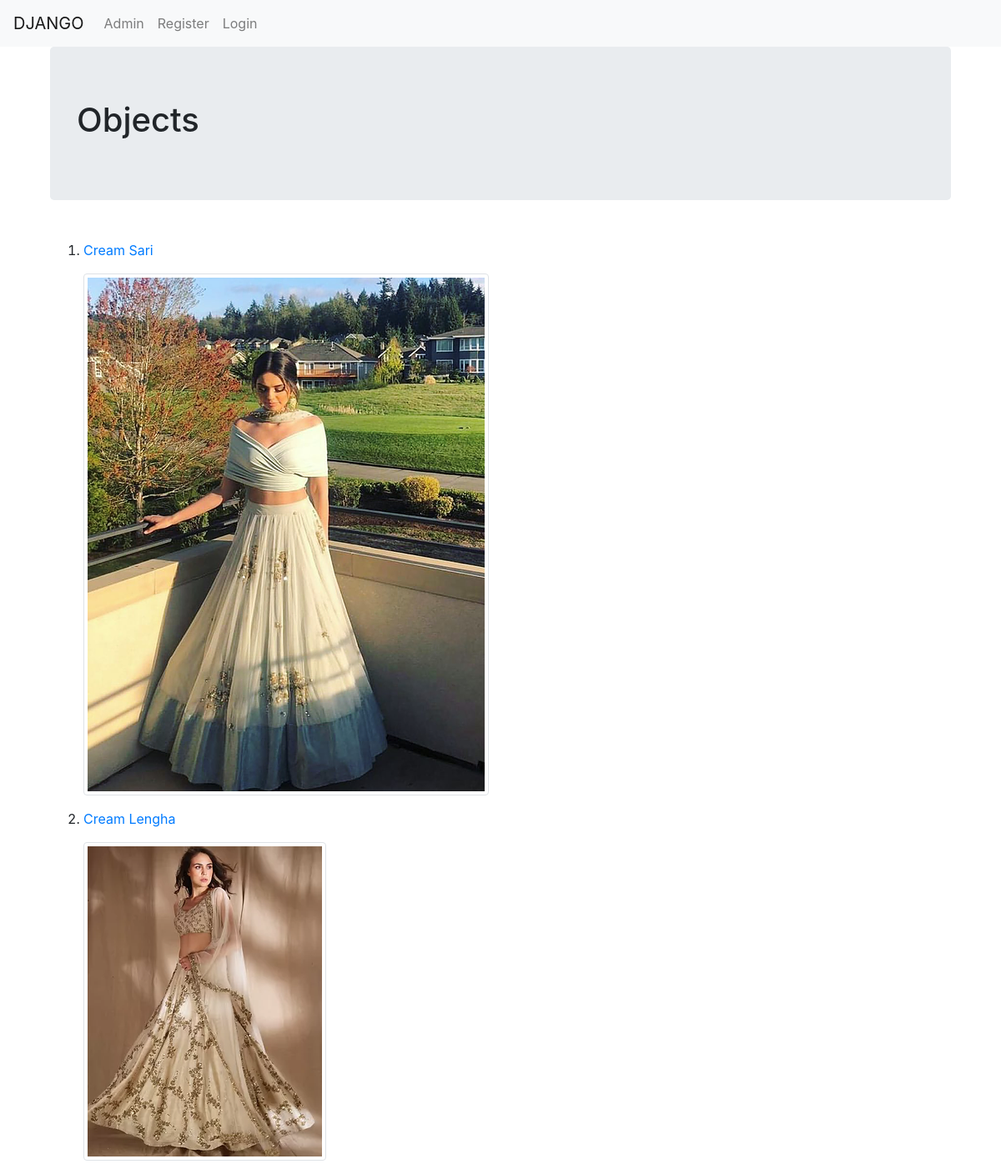
Page /basic_app/objects/ on the committed database.
### basic_app/models.py (models this page shows, shortened)
class Object(models.Model):
    user = models.ForeignKey(UserProfileInfo, related_name="objects",on_delete=models.CASCADE, blank=True,null=True)
    user_id = models.IntegerField()
    category = models.CharField(max_length=200)
    description = models.TextField()
    colour = models.CharField(max_length=200)
    price = models.DecimalField(max_digits=5, decimal_places=2, blank=False)
    image = models.ImageField(upload_to="objects", default=None)
    size = models.CharField(max_length=3,default=None)

### basic_app/views.py (the view)
# urls.py: path('objects/',views.ObjectListView.as_view(),name='object_list'),
class ObjectListView(SelectRelatedMixin, ListView):
    model = Object
    select_related = ["user"]

### templates/basic_app/object_list.html
{% extends "basic_app/base.html" %}
{% block body_block %}
<div class="container">
  <div class="jumbotron">
    <h1> Objects </h1>
</div>
<div class="container">
  <div class="row">
    <ol>
    {% for object in object_list %}
    <p><li><a href="{% url 'basic_app:object_detail' pk=object.pk %}">{{object.colour}} {{object.category}}</a></li></p>
    <img src="{{object.image.url}}" class="img-thumbnail">
    {% endfor %}
    </ol>
</div>
{% endblock %}

### rows in the picture
Object: colour "Cream", category "Sari", image (picture)
Object: colour "Cream", category "Lengha", image (picture)
